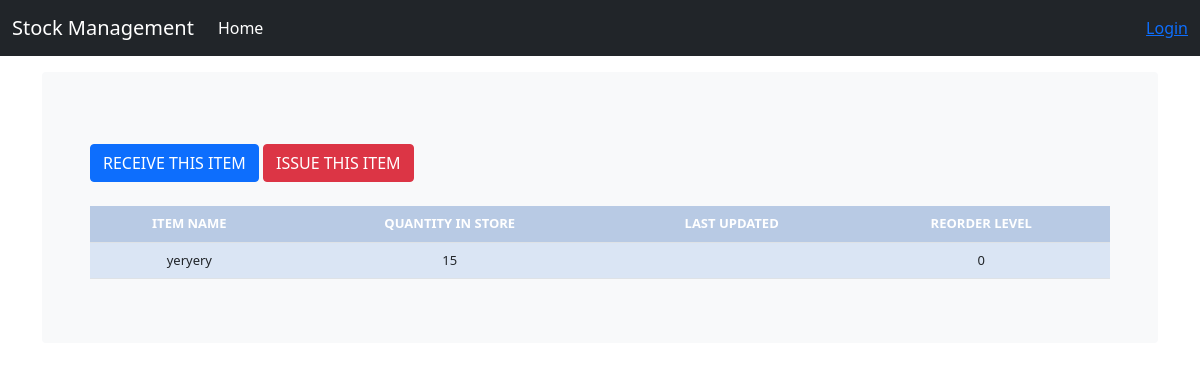
Screenshot of /stock_detail/4/ with the database file from the repository.
### stock_management/models.py (models this page shows, shortened)
class Stock(models.Model):
    category = models.ForeignKey(Category, on_delete=models.CASCADE, blank=True)
    item_name = models.CharField(max_length=50, blank=True, null=True)
    quantity = models.IntegerField(default='0', blank=False, null=True)
    receive_quantity = models.IntegerField(default='0', blank=True, null=True)
    receive_by = models.CharField(max_length=50, blank=True, null=True)
    issue_quantity = models.IntegerField(default='0', blank=True, null=True)
    issue_by = models.CharField(max_length=50, blank=True, null=True)
    issue_to = models.CharField(max_length=50, blank=True, null=True)
    phone_number = models.CharField(max_length=50, blank=True, null=True)
    created_by = models.CharField(max_length=50, blank=True, null=True)
    reorder_level = models.IntegerField(default='0', blank=True, null=True)
    last_update = models.DateTimeField(auto_now_add=False, auto_now=True)
    timestamp = models.DateTimeField(auto_now_add=True, auto_now=False)

### stock_management/views.py (the view)
# urls.py: path('stock_detail/<str:pk>/', views.stock_detail, name="stock_detail"),
def stock_detail(request, pk):
    queryset = Stock.objects.get(id=pk)
    context = {
        "queryset": queryset,
    }
    return render(request, "stock_management/detail.html", context)

### stock_management/templates/stock_management/detail.html (shortened to what this page needs)
{% load static %}
{% load crispy_forms_tags %}
<!DOCTYPE html>
<html lang="en">
<head>
    <link href="{% static 'css/style.css' %}" rel="stylesheet">
    <link href="https://cdn.jsdelivr.net/npm/bootstrap@5.0.0-beta3/dist/css/bootstrap.min.css" rel="stylesheet"
>
    <link href="{% static 'css/navbar-top-fixed.css' %}" rel="stylesheet">
</head>
<body>
{% include 'stock_management/navbar.html' %}
<main role="main" class="container">
    <div class="bg-light p-5 rounded">
        <br>
        <a href="{% url 'receive_items' queryset.id %}"><div class='btn btn-primary'>RECEIVE THIS ITEM</div></a>
        <a href="{% url 'issue_items' queryset.id %}"><div class='btn btn-danger'>ISSUE THIS ITEM</div></a>
        <br><br>
        <div class="display_table">
          <table class='table'>
                  <tr>
                    <th>ITEM NAME</th>
                    <th>QUANTITY IN STORE</th>
                    <th>LAST UPDATED</th>
                    <th>REORDER LEVEL</th>
                  </tr>
                  <tr>
                    <td>{{queryset.item_name}}</td>
                    <td>{{queryset.quantity}}</td>
                    <td>{{queryset.last_updated}}</td>
                    <td>{{queryset.reorder_level}}</td>
                  </tr>
          </table>
        </div>
    </div>
</main>
</body>
</html>

### stock_management/static/css/style.css (style rules this page uses)
body { background-color: #34eb6b; }
.table { font-size: 13px; text-align: center; width: 95%; margin: auto; }
.table tr:nth-child(odd) { background: #B8CAE4; }
.table tr:nth-child(even) { background: #dae5f4; }
th { background-color: #386DB9; color: white; }

### stock_management/static/css/navbar-top-fixed.css (style rules this page uses)
body { min-height: 75rem; padding-top: 4.5rem; }

### rows the page displays
Stock: item_name "yeryery", quantity "15", reorder_level "0"
